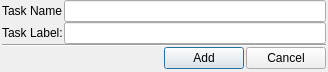
<?xml version="1.0" encoding="UTF-8"?>
<ui version="4.0">
 <class>newTask</class>
 <widget class="QDialog" name="newTask">
  <property name="geometry">
   <rect>
    <x>0</x>
    <y>0</y>
    <width>328</width>
    <height>72</height>
   </rect>
  </property>
  <property name="windowTitle">
   <string>New Task</string>
  </property>
  <layout class="QGridLayout" name="gridLayout">
   <property name="leftMargin">
    <number>2</number>
   </property>
   <property name="topMargin">
    <number>0</number>
   </property>
   <property name="rightMargin">
    <number>2</number>
   </property>
   <property name="bottomMargin">
    <number>0</number>
   </property>
   <property name="spacing">
    <number>0</number>
   </property>
   <item row="0" column="0">
    <layout class="QHBoxLayout" name="horizontalLayout">
     <property name="spacing">
      <number>2</number>
     </property>
     <item>
      <widget class="QLabel" name="lName">
       <property name="minimumSize">
        <size>
         <width>60</width>
         <height>0</height>
        </size>
       </property>
       <property name="maximumSize">
        <size>
         <width>60</width>
         <height>16777215</height>
        </size>
       </property>
       <property name="text">
        <string>Task Name: </string>
       </property>
      </widget>
     </item>
     <item>
      <widget class="QLineEdit" name="leName"/>
     </item>
    </layout>
   </item>
   <item row="1" column="0">
    <layout class="QHBoxLayout" name="horizontalLayout_2">
     <property name="spacing">
      <number>2</number>
     </property>
     <item>
      <widget class="QLabel" name="lLabel">
       <property name="minimumSize">
        <size>
         <width>60</width>
         <height>0</height>
        </size>
       </property>
       <property name="maximumSize">
        <size>
         <width>60</width>
         <height>16777215</height>
        </size>
       </property>
       <property name="text">
        <string>Task Label: </string>
       </property>
      </widget>
     </item>
     <item>
      <widget class="QLineEdit" name="leLabel"/>
     </item>
    </layout>
   </item>
   <item row="2" column="0">
    <widget class="Line" name="line">
     <property name="orientation">
      <enum>Qt::Horizontal</enum>
     </property>
    </widget>
   </item>
   <item row="3" column="0">
    <layout class="QHBoxLayout" name="horizontalLayout_3">
     <property name="spacing">
      <number>2</number>
     </property>
     <item>
      <spacer name="horizontalSpacer">
       <property name="orientation">
        <enum>Qt::Horizontal</enum>
       </property>
       <property name="sizeHint" stdset="0">
        <size>
         <width>40</width>
         <height>20</height>
        </size>
       </property>
      </spacer>
     </item>
     <item>
      <widget class="QPushButton" name="pbAdd">
       <property name="text">
        <string>Add</string>
       </property>
      </widget>
     </item>
     <item>
      <widget class="QPushButton" name="pbCancel">
       <property name="text">
        <string>Cancel</string>
       </property>
      </widget>
     </item>
    </layout>
   </item>
  </layout>
 </widget>
 <resources/>
 <connections/>
</ui>
